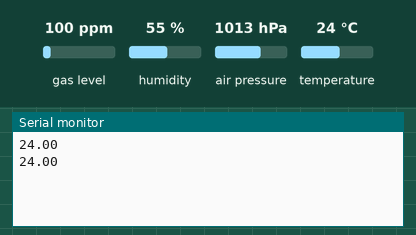
A program run on a simulated ESP32. Parts: the last lines printed to the serial monitor. The test bench sets the inputs (shaded band); at power-on: temperature 24 °C, gas level 100 ppm, humidity 55 %, air pressure 1013 hPa.

Above: at 3.1 s.
3.2 s: temperature set to 12 °C
At 5.7 s:
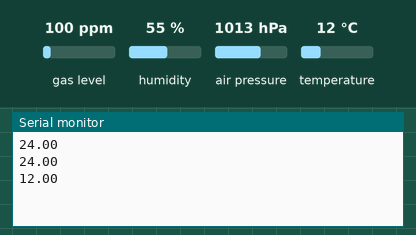
6.1 s: temperature set to 19 °C
At 7.0 s:
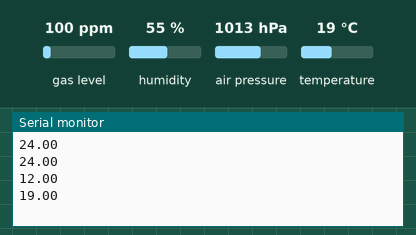
Timing chart, 0 to 9.1 s (numbered marks = the images above; inputs shaded):
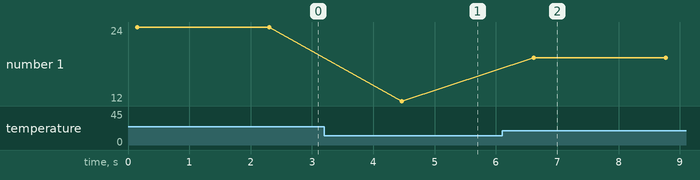

Measured:
- after the input at 3.2 s, the serial monitor: prints a new line after 1.3 s (image 1)
- after the input at 6.1 s, the serial monitor: prints a new line after 0.51 s (image 2)
- plotted number 1: 24 → 12 after the input at 3.2 s, 12 → 19 after the input at 6.1 s

The program:

main.cpp
```cpp
#include <Arduino.h>
#define BME_SCK 13
#define BME_MISO 13
#define BME_MOSI 14
#define BME_CS 14
#include <Adafruit_Sensor.h>
#include <Adafruit_BME680.h>


Adafruit_BME680 bme;

void setup() {
  // put your setup code here, to run once:
  Serial.begin(9600);
  while (!Serial);
  //Serial.println(F("BME680 test"));

  if (!bme.begin()) {
    Serial.println("Could not find a valid BME680 sensor, check wiring!");
    while (1);
  }

  // Set up oversampling and filter initialization
  bme.setTemperatureOversampling(BME680_OS_8X);
  bme.setHumidityOversampling(BME680_OS_2X);
  bme.setPressureOversampling(BME680_OS_4X);
  bme.setIIRFilterSize(BME680_FILTER_SIZE_3);
  bme.setGasHeater(320, 150); // 320*C for 150 ms
}

void loop() {
  // put your main code here, to run repeatedly:
  if (! bme.performReading()) {
    Serial.println("Failed to perform reading :(");
    return;
  }
 // Serial.print("Temperature = ");
  Serial.println(bme.temperature);
 // printf(" *C");

//   Serial.print("Pressure = ");
//   Serial.print(bme.pressure / 100.0);
//   Serial.println(" hPa");

//   Serial.print("Humidity = ");
//   Serial.print(bme.humidity);
//   Serial.println(" %");

//   Serial.print("Gas = ");
//   Serial.print(bme.gas_resistance / 1000.0);
//   Serial.println(" KOhms");

//  /* Serial.print("Approx. Altitude = ");
//   Serial.print(bme.readAltitude(SEALEVELPRESSURE_HPA));
//   Serial.println(" m");*/

//   Serial.println();
  delay(2000);
}
```
